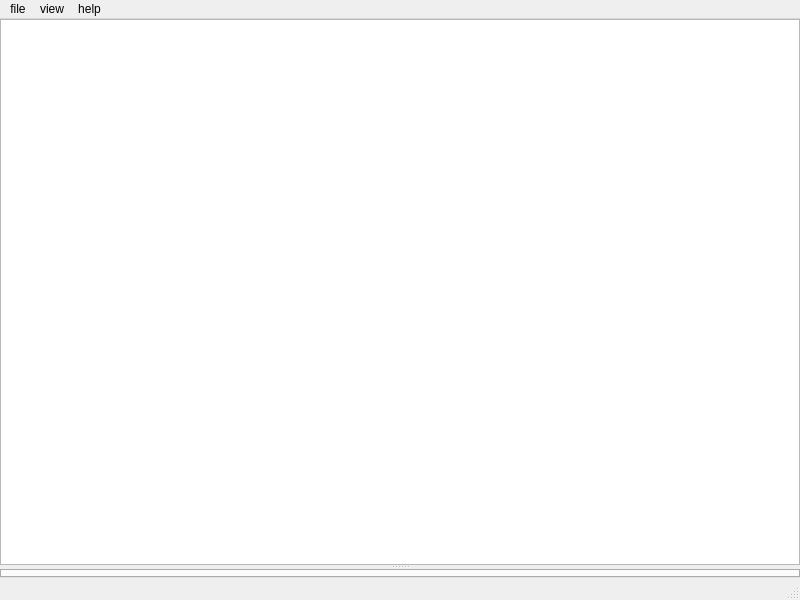
<?xml version="1.0" encoding="UTF-8"?>
<ui version="4.0">
 <class>pt::MainWindow</class>
 <widget class="QMainWindow" name="pt::MainWindow">
  <property name="geometry">
   <rect>
    <x>0</x>
    <y>0</y>
    <width>800</width>
    <height>600</height>
   </rect>
  </property>
  <property name="windowTitle">
   <string>MainWindow</string>
  </property>
  <widget class="QWidget" name="centralWidget">
   <layout class="QGridLayout" name="gridLayout">
    <property name="leftMargin">
     <number>0</number>
    </property>
    <property name="topMargin">
     <number>0</number>
    </property>
    <property name="rightMargin">
     <number>0</number>
    </property>
    <property name="bottomMargin">
     <number>0</number>
    </property>
    <item row="0" column="0">
     <widget class="QSplitter" name="splitter">
      <property name="orientation">
       <enum>Qt::Vertical</enum>
      </property>
      <property name="childrenCollapsible">
       <bool>false</bool>
      </property>
      <widget class="pt::TorrentListWidget" name="torrentList"/>
      <widget class="pt::TorrentDetailsWidget" name="torrentDetails">
       <property name="currentIndex">
        <number>-1</number>
       </property>
      </widget>
     </widget>
    </item>
   </layout>
  </widget>
  <widget class="QMenuBar" name="menuBar">
   <property name="geometry">
    <rect>
     <x>0</x>
     <y>0</y>
     <width>800</width>
     <height>30</height>
    </rect>
   </property>
   <widget class="QMenu" name="menuFile">
    <property name="title">
     <string>file</string>
    </property>
    <addaction name="actionAddTorrent"/>
    <addaction name="actionAddMagnetLink"/>
    <addaction name="separator"/>
    <addaction name="actionExit"/>
   </widget>
   <widget class="QMenu" name="menuView">
    <property name="title">
     <string>view</string>
    </property>
    <widget class="QMenu" name="menuFilter">
     <property name="title">
      <string>filter</string>
     </property>
     <addaction name="actionFilterNone"/>
     <addaction name="separator"/>
    </widget>
    <addaction name="menuFilter"/>
    <addaction name="separator"/>
    <addaction name="actionDetailsPanel"/>
    <addaction name="actionStatusBar"/>
    <addaction name="separator"/>
    <addaction name="actionPreferences"/>
   </widget>
   <widget class="QMenu" name="menuHelp">
    <property name="title">
     <string>help</string>
    </property>
    <addaction name="actionCheckForUpdates"/>
    <addaction name="separator"/>
    <addaction name="actionAbout"/>
   </widget>
   <addaction name="menuFile"/>
   <addaction name="menuView"/>
   <addaction name="menuHelp"/>
  </widget>
  <widget class="pt::StatusBar" name="statusBar"/>
  <action name="actionAddTorrent">
   <property name="text">
    <string>add_torrent_s</string>
   </property>
  </action>
  <action name="actionAddMagnetLink">
   <property name="text">
    <string>add_magnet_link_s</string>
   </property>
  </action>
  <action name="actionExit">
   <property name="text">
    <string>exit</string>
   </property>
  </action>
  <action name="actionDetailsPanel">
   <property name="checkable">
    <bool>true</bool>
   </property>
   <property name="text">
    <string>details_panel</string>
   </property>
  </action>
  <action name="actionStatusBar">
   <property name="checkable">
    <bool>true</bool>
   </property>
   <property name="text">
    <string>status_bar</string>
   </property>
  </action>
  <action name="actionPreferences">
   <property name="text">
    <string>preferences</string>
   </property>
  </action>
  <action name="actionCheckForUpdates">
   <property name="text">
    <string>check_for_update</string>
   </property>
  </action>
  <action name="actionAbout">
   <property name="text">
    <string>about</string>
   </property>
  </action>
  <action name="actionFilterNone">
   <property name="checkable">
    <bool>true</bool>
   </property>
   <property name="checked">
    <bool>true</bool>
   </property>
   <property name="text">
    <string>none</string>
   </property>
  </action>
 </widget>
 <customwidgets>
  <customwidget>
   <class>pt::TorrentListWidget</class>
   <extends>QTreeView</extends>
   <header>torrentlistwidget.hpp</header>
  </customwidget>
  <customwidget>
   <class>pt::TorrentDetailsWidget</class>
   <extends>QTabWidget</extends>
   <header>torrentdetails/torrentdetailswidget.hpp</header>
   <container>1</container>
  </customwidget>
  <customwidget>
   <class>pt::StatusBar</class>
   <extends>QStatusBar</extends>
   <header>statusbar.hpp</header>
  </customwidget>
 </customwidgets>
 <resources/>
 <connections/>
</ui>
